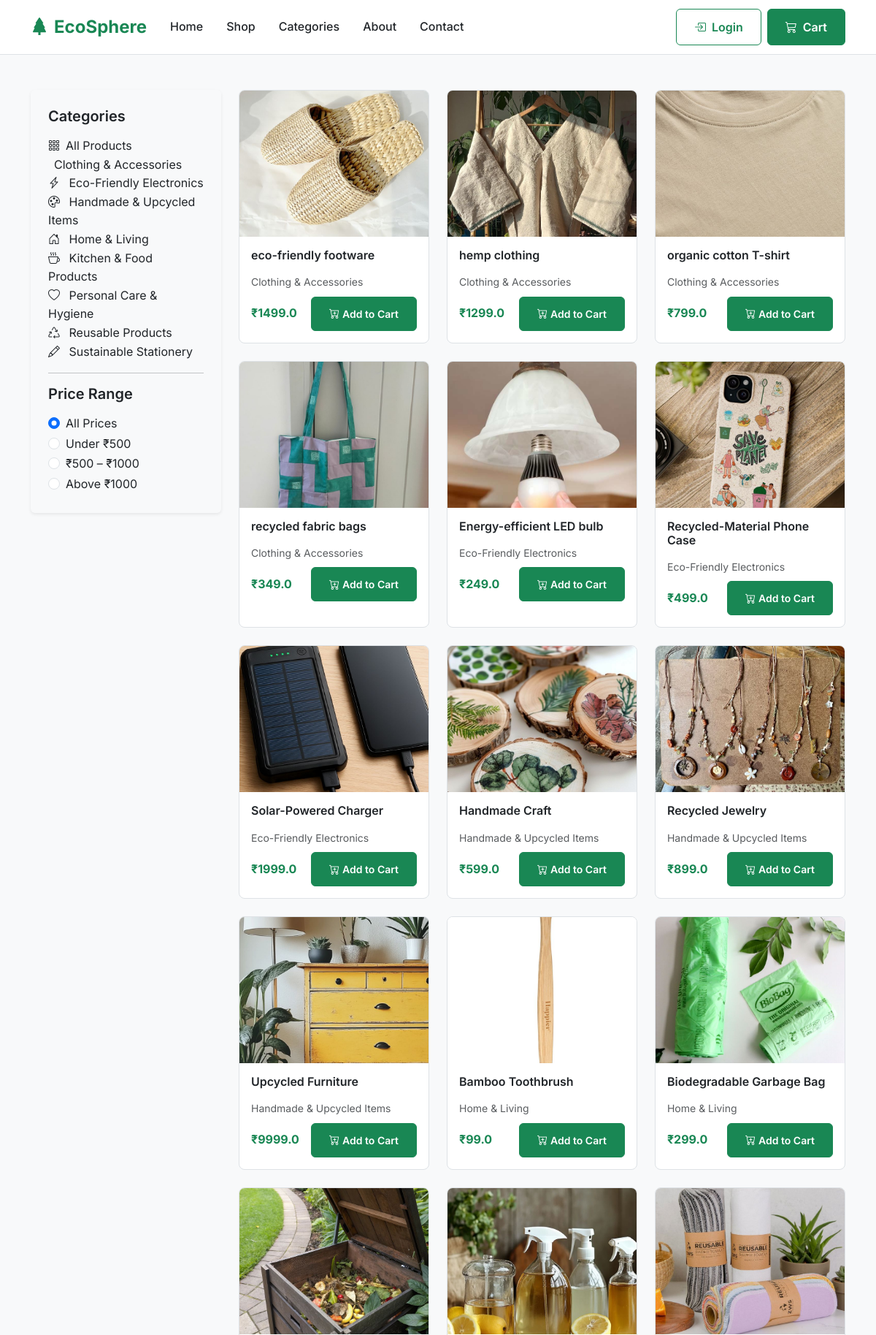
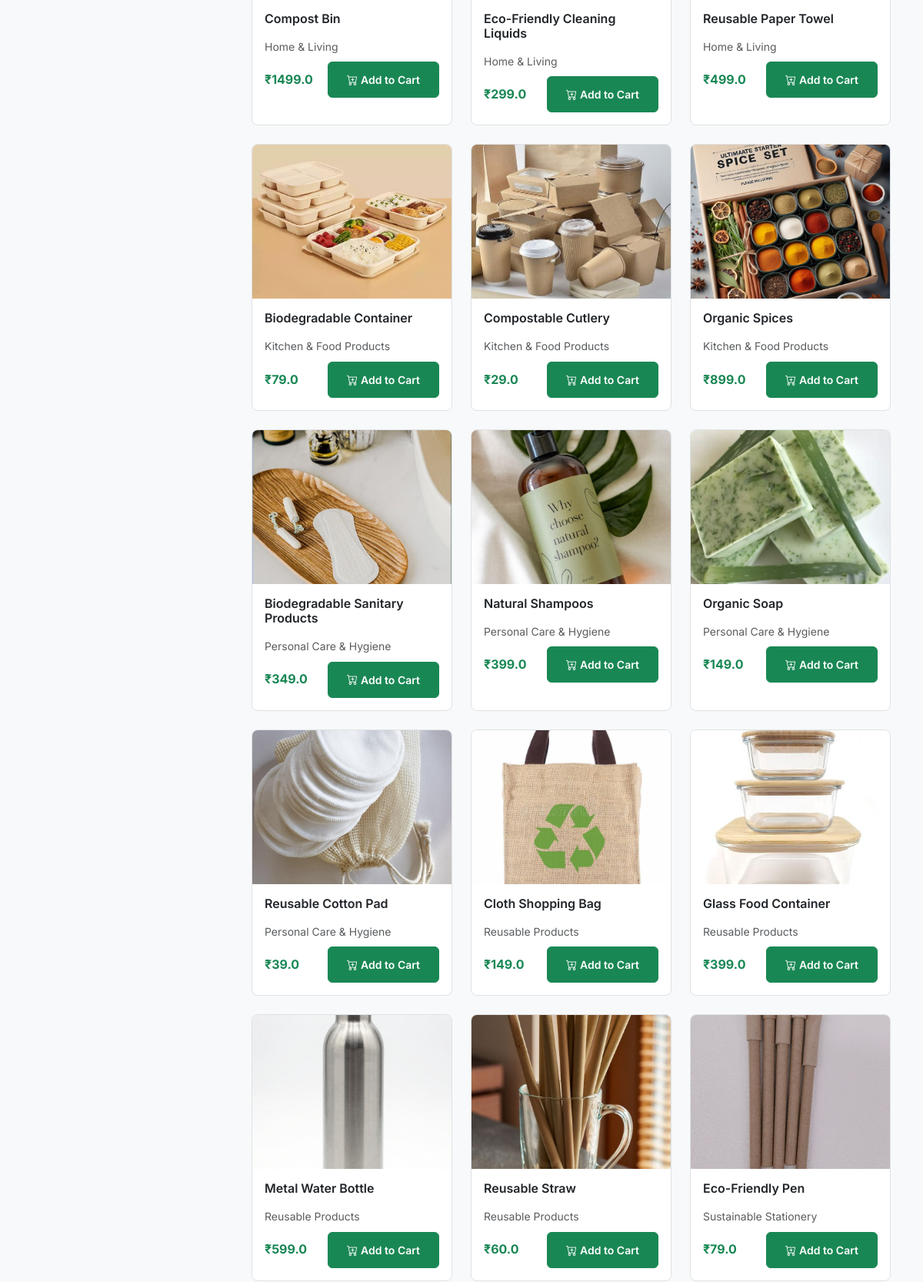
The app's page /shop/ (upper part) with its own data (2 pictures, top to bottom).
### store/models.py (models this page shows, shortened)
class Category(models.Model):
    name = models.CharField(max_length=100)

class Product(models.Model):
    name = models.CharField(max_length=200)
    price = models.FloatField()
    category = models.ForeignKey(Category, on_delete=models.CASCADE)
    is_available = models.BooleanField(default=True)
    image_name = models.CharField(max_length=200, blank=True, null=True)
    image = models.ImageField(upload_to='products/')
    is_featured = models.BooleanField(default=False)

### store/views.py (the view, shortened to what this page needs)
# urls.py: path('shop/', views.shop, name='shop'),
def shop(request):
    category_id = request.GET.get('category')
    price_range = request.GET.get('price_range')
    categories = Category.objects.all()
    products = Product.objects.filter(is_available=True)
    if category_id:
        products = products.filter(category_id=category_id)
    context = {
        'categories': categories,
        'products': products,
        'current_category': category_id,
        'current_price_range': price_range
    }
    return render(request, 'store/shop.html', context)

### store/templates/store/shop.html (shortened to what this page needs)
{% extends 'store/base.html' %}
{% load static %}
    {% block content %}
    <section class="py-5">
        <div class="container">
            <div class="row">
                <div class="col-lg-3 mb-4">
                    <div class="shop-filter p-4 shadow-sm rounded collapse d-lg-block" id="filtersSidebar">
                        <h5 class="fw-semibold mb-3">Categories</h5>
                        <ul class="list-unstyled filter-list">
                            <li><a href="{% url 'shop' %}{% if current_price_range %}?price_range={{ current_price_range }}{% endif %}" class="list-group-item category-all{% if not current_category %} active{% endif %}">
                                <i class="bi bi-grid-3x3-gap me-2"></i>All Products
                            </a></li>
                            {% for category in categories %}
                            <li><a href="{% url 'shop' %}?category={{ category.id }}" class="list-group-item category-{{ category.id }}">
                                {% if category.name == "Clothing & Accessories" %}
                                    <i class="bi bi-person-standing me-2"></i>
                                {% elif category.name == "Eco-Friendly Electronics" %}
                                    <i class="bi bi-lightning-charge me-2"></i>
                                {% elif category.name == "Handmade & Upcycled Items" %}
                                    <i class="bi bi-palette me-2"></i>
                                {% elif category.name == "Home & Living" %}
                                    <i class="bi bi-house-door me-2"></i>
                                {% elif category.name == "Kitchen & Food Products" %}
                                    <i class="bi bi-cup-hot me-2"></i>
                                {% elif category.name == "Personal Care & Hygiene" %}
                                    <i class="bi bi-heart me-2"></i>
                                {% elif category.name == "Reusable Products" %}
                                    <i class="bi bi-recycle me-2"></i>
                                {% elif category.name == "Sustainable Stationery" %}
                                    <i class="bi bi-pencil me-2"></i>
                                {% else %}
                                    <i class="bi bi-tag me-2"></i>
                                {% endif %}
                                {{ category.name }}
                            </a></li>
                            {% endfor %}
                        </ul>
                        <hr>
                        <h5 class="fw-semibold mb-3">Price Range</h5>
                        <form method="get" id="priceFilterForm">
                            <div class="form-check">
                                <input type="radio" class="form-check-input" id="price1" name="price_range" value="" {% if not current_price_range %}checked{% endif %}>
                                <label class="form-check-label" for="price1">All Prices</label>
                            </div>
                            <div class="form-check">
                                <input type="radio" class="form-check-input" id="price2" name="price_range" value="under_500" {% if current_price_range == 'under_500' %}checked{% endif %}>
                                <label class="form-check-label" for="price2">Under ₹500</label>
                            </div>
                            <div class="form-check">
                                <input type="radio" class="form-check-input" id="price3" name="price_range" value="500_1000" {% if current_price_range == '500_1000' %}checked{% endif %}>
                                <label class="form-check-label" for="price3">₹500 – ₹1000</label>
                            </div>
                            <div class="form-check">
                                <input type="radio" class="form-check-input" id="price4" name="price_range" value="above_1000" {% if current_price_range == 'above_1000' %}checked{% endif %}>
                                <label class="form-check-label" for="price4">Above ₹1000</label>
                            </div>
                        </form>
                    </div>
                </div>
                <div class="col-lg-9">
                    <div class="row g-4">
                        {% for product in products %}
                        <div class="col-6 col-md-4 col-lg-4">
                            <div class="product-card h-100">
                                <img src="{{ product.image.url }}" alt="{{ product.name }}" class="img-fluid product-img">
                                <div class="p-3">
                                    <h6 class="fw-semibold">{{ product.name }}</h6>
                                    <p class="text-muted small mb-2">{{ product.category.name }}</p>
                                    <div class="d-flex justify-content-between align-items-center">
                                        <span class="fw-bold text-success">₹{{ product.price }}</span>
                                        <button class="btn btn-success btn-sm add-to-cart" data-product-id="{{ product.id }}">
                                            <i class="bi bi-cart-plus me-1"></i>Add to Cart
                                        </button>
                                    </div>
                                </div>
                            </div>
                        </div>
                        {% endfor %}
                    </div>
                </div>
            </div>
        </div>
    </section>
    {% endblock %}

### store/static/css/style.css (style rules this page uses)
:root { --primary-green: #198754; --primary-green-light: #20c997; --primary-green-dark: #146c43; --secondary-green: #28a745; --accent-green: #2ecc71; --light-green: #d4edda; --dark-green: #0f5132; --text-primary: #212529; --text-secondary: #6c757d; --text-light: #f8f9fa; --bg-light: #f8f9fa; --bg-white: #ffffff; --bg-dark: #343a40; --border-color: #dee2e6; --shadow-sm: 0 0.125rem 0.25rem rgba(0, 0, 0, 0.075); --shadow: 0 0.5rem 1rem rgba(0, 0, 0, 0.15); --shadow-lg: 0 1rem 3rem rgba(0, 0, 0, 0.175); --border-radius: 0.375rem; --border-radius-lg: 0.5rem; --border-radius-xl: 1rem; --transition: all 0.3s ease; }
* { box-sizing: border-box; }
body { font-family: 'Inter', -apple-system, BlinkMacSystemFont, 'Segoe UI', Roboto, sans-serif; line-height: 1.6; color: var(--text-primary); background-color: var(--bg-light); }
h1, h2, h3, h4, h5, h6 { font-weight: 600; line-height: 1.2; margin-bottom: 1rem; }
h5 { font-size: 1.25rem; }
.text-success { color: var(--primary-green) !important; }
.btn-success { background-color: var(--primary-green); border-color: var(--primary-green); font-weight: 600; padding: 0.5rem 1.5rem; border-radius: var(--border-radius); transition: var(--transition); }
.btn { font-weight: 600; border-radius: var(--border-radius); padding: 0.75rem 1.5rem; transition: var(--transition); }
.product-card { background: var(--bg-white); border-radius: var(--border-radius-lg); overflow: hidden; transition: var(--transition); border: 1px solid var(--border-color); }
.product-img { width: 100%; height: 200px; object-fit: cover; transition: var(--transition); }

### records on screen
Category: name "Clothing & Accessories"
Category: name "Eco-Friendly Electronics"
Category: name "Handmade & Upcycled Items"
Category: name "Home & Living"
Category: name "Kitchen & Food Products"
Category: name "Personal Care & Hygiene"
Category: name "Reusable Products"
Category: name "Sustainable Stationery"
Product: image (picture), name "eco-friendly footware", category.name "Clothing & Accessories", price "1499.0"
Product: image (picture), name "hemp clothing", category.name "Clothing & Accessories", price "1299.0"
Product: image (picture), name "organic cotton T-shirt", category.name "Clothing & Accessories", price "799.0"
Product: image (picture), name "recycled fabric bags", category.name "Clothing & Accessories", price "349.0"
Product: image (picture), name "Energy-efficient LED bulb", category.name "Eco-Friendly Electronics", price "249.0"
Product: image (picture), name "Recycled-Material Phone Case", category.name "Eco-Friendly Electronics", price "499.0"
Product: image (picture), name "Solar-Powered Charger", category.name "Eco-Friendly Electronics", price "1999.0"
Product: image (picture), name "Handmade Craft", category.name "Handmade & Upcycled Items", price "599.0"
Product: image (picture), name "Recycled Jewelry", category.name "Handmade & Upcycled Items", price "899.0"
Product: image (picture), name "Upcycled Furniture", category.name "Handmade & Upcycled Items", price "9999.0"
Product: image (picture), name "Bamboo Toothbrush", category.name "Home & Living", price "99.0"
Product: image (picture), name "Biodegradable Garbage Bag", category.name "Home & Living", price "299.0"
Product: image (picture), name "Compost Bin", category.name "Home & Living", price "1499.0"
Product: image (picture), name "Eco-Friendly Cleaning Liquids", category.name "Home & Living", price "299.0"
Product: image (picture), name "Reusable Paper Towel", category.name "Home & Living", price "499.0"
Product: image (picture), name "Biodegradable Container", category.name "Kitchen & Food Products", price "79.0"
Product: image (picture), name "Compostable Cutlery", category.name "Kitchen & Food Products", price "29.0"
Product: image (picture), name "Organic Spices", category.name "Kitchen & Food Products", price "899.0"
Product: image (picture), name "Biodegradable Sanitary Products", category.name "Personal Care & Hygiene", price "349.0"
Product: image (picture), name "Natural Shampoos", category.name "Personal Care & Hygiene", price "399.0"
Product: image (picture), name "Organic Soap", category.name "Personal Care & Hygiene", price "149.0"
Product: image (picture), name "Reusable Cotton Pad", category.name "Personal Care & Hygiene", price "39.0"
Product: image (picture), name "Cloth Shopping Bag", category.name "Reusable Products", price "149.0"
Product: image (picture), name "Glass Food Container", category.name "Reusable Products", price "399.0"
Product: image (picture), name "Metal Water Bottle", category.name "Reusable Products", price "599.0"
Product: image (picture), name "Reusable Straw", category.name "Reusable Products", price "60.0"
Product: image (picture), name "Eco-Friendly Pen", category.name "Sustainable Stationery", price "79.0"
